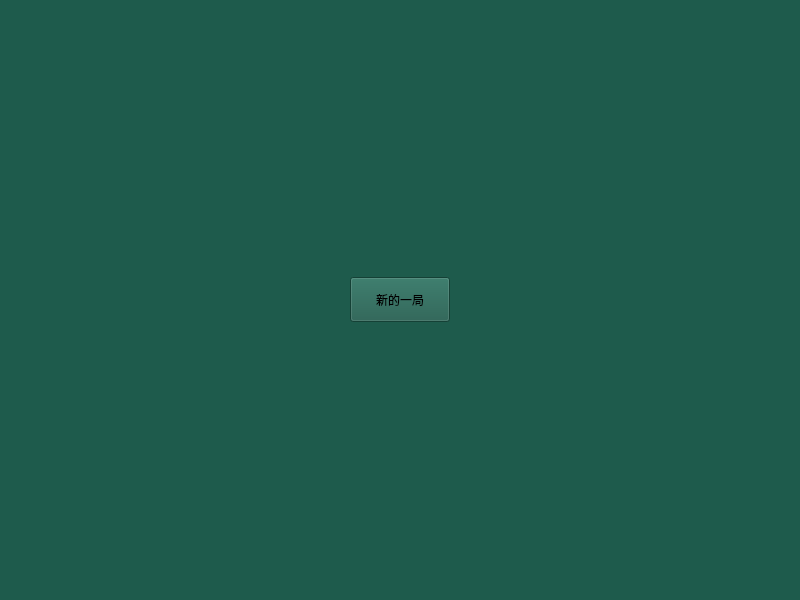
<?xml version="1.0" encoding="UTF-8"?>
<ui version="4.0">
 <class>MainWindow</class>
 <widget class="QMainWindow" name="MainWindow">
  <property name="geometry">
   <rect>
    <x>0</x>
    <y>0</y>
    <width>800</width>
    <height>600</height>
   </rect>
  </property>
  <property name="windowTitle">
   <string>MainWindow</string>
  </property>
  <property name="styleSheet">
   <string notr="true">background-color: rgb(30, 91, 76);</string>
  </property>
  <widget class="QWidget" name="centralWidget">
   <layout class="QVBoxLayout" name="verticalLayout">
    <item>
     <layout class="QVBoxLayout" name="mainLayout" stretch="1,1,1">
      <item>
       <layout class="QVBoxLayout" name="upLayout"/>
      </item>
      <item>
       <layout class="QHBoxLayout" name="horizontalLayout" stretch="0,0">
        <item>
         <layout class="QHBoxLayout" name="drawedCardArea"/>
        </item>
        <item>
         <widget class="QPushButton" name="startBtn">
          <property name="minimumSize">
           <size>
            <width>0</width>
            <height>45</height>
           </size>
          </property>
          <property name="maximumSize">
           <size>
            <width>100</width>
            <height>16777215</height>
           </size>
          </property>
          <property name="text">
           <string>新的一局</string>
          </property>
         </widget>
        </item>
       </layout>
      </item>
      <item>
       <layout class="QVBoxLayout" name="downLayout"/>
      </item>
     </layout>
    </item>
   </layout>
  </widget>
 </widget>
 <layoutdefault spacing="6" margin="11"/>
 <resources/>
 <connections/>
</ui>
